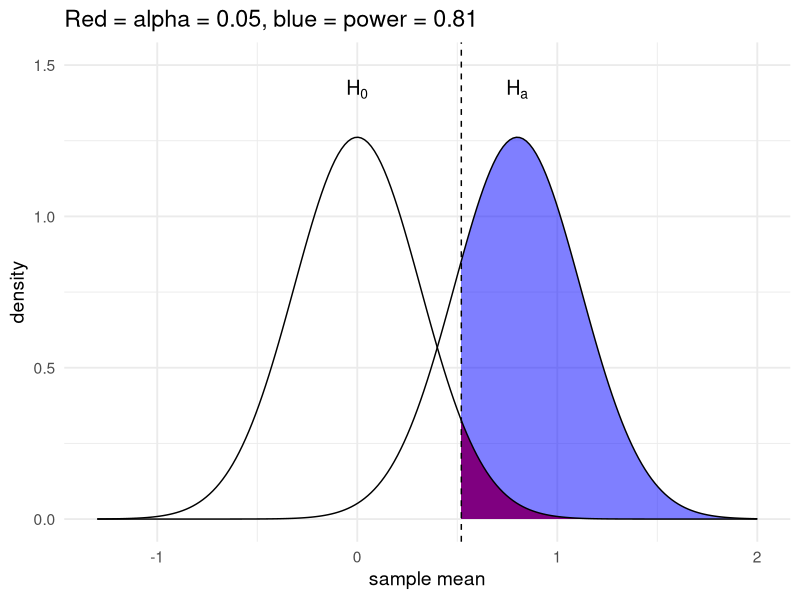

This chart was generated by the following R code:
## ---- chunk 1
library(ggplot2)
library(dplyr)
## ---- chunk 2
se <- 1 / sqrt(10)     # standard error of the mean
se

# the value cutting off the upper 5% of the null sampling distribution
x_star <- qnorm(p = 0.05, mean = 0, sd = se, lower.tail = FALSE)
x_star
## ---- chunk 3
# power = P(x-bar >= cutoff) when the true mean is 0.8
pnorm(q = x_star, mean = 0.8, sd = se, lower.tail = FALSE)
## ---- chunk 4
# You do NOT need to know this plotting code.
ggplot(data = data.frame(x = c(-1.3, 2)), aes(x)) +
  geom_area(stat = "function", fun = dnorm, args = list(mean = 0, sd = se),
            fill = "red", xlim = c(x_star, 2)) +
  geom_area(stat = "function", fun = dnorm, args = list(mean = 0.8, sd = se),
            fill = "blue", alpha = 0.5, xlim = c(x_star, 2)) +
  stat_function(fun = dnorm, n = 201, args = list(mean = 0, sd = se)) +
  stat_function(fun = dnorm, n = 201, args = list(mean = 0.8, sd = se)) +
  geom_vline(xintercept = x_star, linetype = "dashed") +
  annotate("text", x = 0, y = 1.42, label = "H[0]", parse = TRUE, size = 5) +
  annotate("text", x = 0.8, y = 1.42, label = "H[a]", parse = TRUE, size = 5) +
  scale_y_continuous(limits = c(0, 1.5)) +
  labs(title = "Red = alpha = 0.05, blue = power = 0.81",
       x = "sample mean", y = "density") +
  theme_minimal(base_size = 14)
## ---- chunk 5
# Power at several alternative means, holding alpha, sigma and n fixed.
mu_1 <- c(0.2, 0.4, 0.6, 0.8, 1.0)
data.frame(
  mu_1  = mu_1,
  power = round(pnorm(x_star, mean = mu_1, sd = se, lower.tail = FALSE), 3)
)
## ---- chunk 6
# Power to detect mu_1 = 0.5 with sigma = 1, at several sample sizes.
power_at_n <- function(n, mu_1 = 0.5, sigma = 1, alpha = 0.05) {
  se_n   <- sigma / sqrt(n)
  cutoff <- qnorm(alpha, mean = 0, sd = se_n, lower.tail = FALSE)
  pnorm(cutoff, mean = mu_1, sd = se_n, lower.tail = FALSE)
}

n_try <- c(10, 25, 50, 100, 200)
data.frame(n = n_try, power = round(power_at_n(n_try), 3))
## ---- chunk 7
mu_0  <- 180
sigma <- 46
n     <- 25
se_25 <- sigma / sqrt(n)
se_25
## ---- chunk 8
qnorm(0.95, mean = 0, sd = 1)
## ---- chunk 9
x_crit <- qnorm(0.95) * se_25 + mu_0
x_crit
## ---- chunk 10
pnorm(-1.73, mean = 0, sd = 1)

# or in one step, without rounding
beta <- pnorm(x_crit, mean = 211, sd = se_25)
beta
1 - beta      # power
## ---- chunk 11
1 - pnorm(x_crit, mean = 190, sd = se_25)
## ---- chunk 12
z_alpha <- qnorm(0.01, lower.tail = FALSE)   # 2.326
z_beta  <- qnorm(0.05, lower.tail = FALSE)   # 1.645
c(z_alpha = z_alpha, z_beta = z_beta)

n_needed <- ((z_alpha + z_beta) * sigma / (211 - 180))^2
n_needed
ceiling(n_needed)     # always round UP
## ---- chunk 13
n_for_diff <- function(diff, sigma = 46, alpha = 0.01, beta = 0.05) {
  z_a <- qnorm(alpha, lower.tail = FALSE)
  z_b <- qnorm(beta,  lower.tail = FALSE)
  ceiling(((z_a + z_b) * sigma / diff)^2)
}

data.frame(difference = c(31, 15.5, 7.75),
           n_needed   = n_for_diff(c(31, 15.5, 7.75)))
## ---- chunk 14
z_star <- qnorm(0.975)
sigma_temp <- 0.6
m <- 0.05

n_temp <- (z_star * sigma_temp / m)^2
n_temp
ceiling(n_temp)
## ---- chunk 15
ceiling((z_star * sigma_temp / 0.1)^2)
